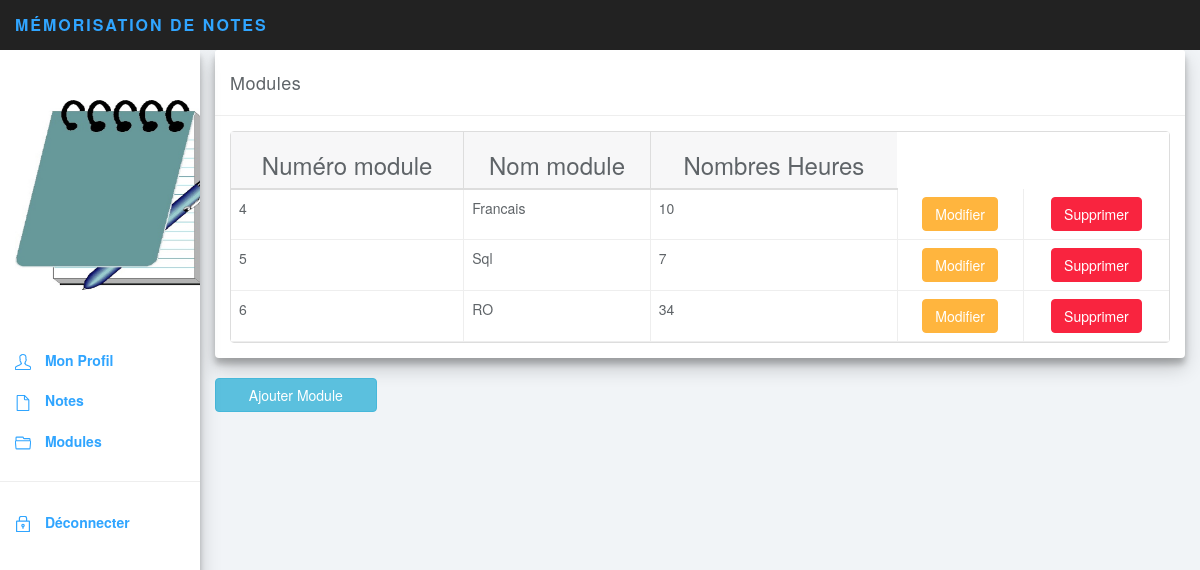
Page /aff_module.php (signed in) on the committed database.
### tables this page shows
CREATE TABLE IF NOT EXISTS `module` (
  `Num_Module` int(11) NOT NULL AUTO_INCREMENT,
  `Nom_Module` varchar(20) NOT NULL,
  `Nb_Heures` int(11) NOT NULL,
  PRIMARY KEY (`Num_Module`)
);

### tableau_module.php (the view, shortened to what this page needs)
<!DOCTYPE html>
<html>
<div class="row">
			<div class="col-lg-12">
				<div class="panel panel-default" style=" box-shadow: 0 10px 20px rgba(0,0,0,0.19), 0 6px 6px rgba(0,0,0,0.23);">
					<div class="panel-heading">Modules</div>
					<div class="panel-body">
						<table data-toggle="table"   data-search="true"  data-pagination="true"  >
						    <thead>
						    <tr>
						        <th  data-sortable="true" ><h3><center>Numéro module</center></h3></th>
						        <th   data-sortable="true"><h3><center>Nom module</center></h3></th>
						        <th data-sortable="true"><h3><center>Nombres Heures</center></h3></th>
							</tr>
						    </thead>
							<tbody>
							<?php
							$q =  "select * from module";
							$r = $db -> query($q) ;
							while ($c = $r -> fetch())
							{
							?>
							<tr>
							<td>
							<?php echo $c['Num_Module'] ; ?>
							</td>
							<td>
							<?php echo $c['Nom_Module']; ?>
							</td>
							<td>
							<?php echo $c['Nb_Heures'] ; ?>
							</td>
							<td style = "text-align:center;">
							<?php
						echo "<a href=\"modifier_module.php?id=".$c['Num_Module']."\" class=\"btn btn-warning\">Modifier</span>" ;
							?>
							</td>
							<td style = "text-align:center;">
							<?php
			echo "<a href=\"supprimer_module.php?id=".$c['Num_Module']."\" class=\"btn btn-danger\">Supprimer</span>" ;
							?>
							</td>
							</tr>
							<?php
							}
							?>
							</tbody>
						</table>
					</div>
				</div>
			</div>
		</div>
		<span><a href="ajouter_mod.php" class="btn btn-info col-xs-6 col-sm-4 col-lg-2" >Ajouter Module</a></span>
	</html>

### css/styles.css (style rules this page uses)
body { background: #f1f4f7; padding-top: 50px; color: #5f6468; }
a, a:hover, a:focus { color: #30a5ff; }
h1, h2, h3, h4, h5, h6 { color: #5f6468; }
h3, h4 { font-weight: 300; }
.btn-warning, .btn-warning:hover, .btn-warning:focus, .btn-warning:active, .btn-warning.active, .open > .dropdown-toggle.btn-warning, .btn-warning.disabled, .btn-warning[disabled], fieldset[disabled] .btn-warning, .btn-warning.disabled:hover, .btn-warning[disabled]:hover, fieldset[disabled] .btn-warning:hover, .btn-warning.disabled:focus, .btn-warning[disabled]:focus, fieldset[disabled] .btn-warning:focus, .btn-warning.disabled:active, .btn-warning[disabled]:active, fieldset[disabled] .btn-warning:active, .btn-warning.disabled.active, .btn-warning[disabled].active, fieldset[disabled] .btn-warning.active { background-color: #ffb53e; border-color: #ffb53e; }
.btn-danger, .btn-danger:hover, .btn-danger:focus, .btn-danger:active, .btn-danger.active, .open > .dropdown-toggle.btn-danger, .btn-danger.disabled, .btn-danger[disabled], fieldset[disabled] .btn-danger, .btn-danger.disabled:hover, .btn-danger[disabled]:hover, fieldset[disabled] .btn-danger:hover, .btn-danger.disabled:focus, .btn-danger[disabled]:focus, fieldset[disabled] .btn-danger:focus, .btn-danger.disabled:active, .btn-danger[disabled]:active, fieldset[disabled] .btn-danger:active, .btn-danger.disabled.active, .btn-danger[disabled].active, fieldset[disabled] .btn-danger.active { background-color: #f9243f; border-color: #f9243f; }
.panel { border: 0; }
.panel-heading { font-size: 18px; font-weight: 300; letter-spacing: 0.025em; height: 66px; line-height: 45px; }
.panel-default .panel-heading { background: #fff; border-bottom: 1px solid #eee; color: #5f6468; }
.table { background: #fff; }
.fixed-table-container thead th { background: #f7f7f8; border-color: #ddd; color: #5f6468; font-weight: 300; font-size: 16px; }
.fixed-table-container tbody td { border: 1px solid #eee; }
.fixed-table-container tbody td:last-child { border-right: none; }
.table>thead>tr>th { border-bottom: 1px solid #e6e7e8; vertical-align: middle; height: 50px; }

### rows in the picture
module: Num_Module "4", Nom_Module "Francais", Nb_Heures "10"
module: Num_Module "5", Nom_Module "Sql", Nb_Heures "7"
module: Num_Module "6", Nom_Module "RO", Nb_Heures "34"
